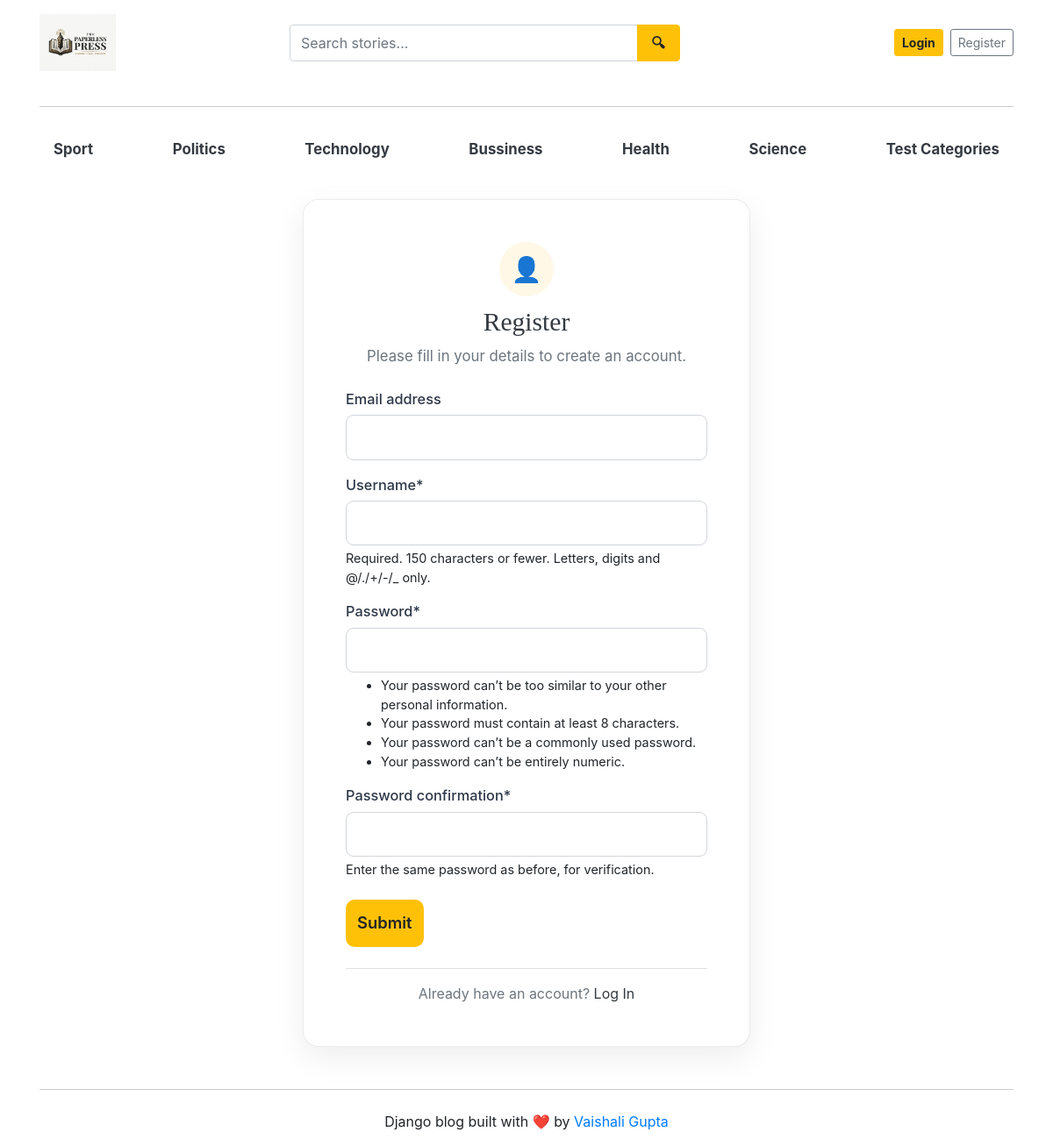
Screenshot of /register/ with the database file from the repository.
### blogs/models.py (models this page shows, shortened)
class Category(models.Model):
    category_name=models.CharField(max_length=50, unique=True)
    created_at = models.DateTimeField(auto_now_add=True)
    updated_at = models.DateTimeField(auto_now=True)
    class Meta :
        verbose_name_plural= 'categories'

### blog_main/views.py (the view)
# urls.py: path('register/', views.register, name='register'),
def register(request):
    if request.method == 'POST':
        form = RegistrationForm(request.POST)
        if form.is_valid():
            form.save()
            return redirect('login')
        else:
            print(form.errors)
    else:
        form = RegistrationForm()
    context={
        'form':form,
    }
    return render(request,'register.html', context)

### blog_main/forms.py
class RegistrationForm(UserCreationForm):
    class Meta:
        model=User
        fields=('email', 'username', 'password1', 'password2')

### blogs/context_processors.py (called while the page is built)
def get_categories(request):
    categories=Category.objects.all()
    return dict(categories=categories)

def get_social_links(request):
    social_links = SocialLink.objects.all()
    about = About.objects.first()  # first entry nikal lega
    return dict(social_links=social_links, about=about)

### templates/register.html (shortened to what this page needs)
{% extends 'base.html' %}
{% load crispy_forms_tags %}
{% block content %}
<div class="container py-4 auth-wrapper">
    <div class="col-12 col-sm-11 col-md-9 col-lg-6" style="max-width: 620px;">
        <div class="card auth-card p-4 p-sm-5">
            <div class="card-body p-0">
                <div class="text-center mb-4">
                    <div class="auth-icon-badge">
                        <span>👤</span>
                    </div>
                    <h2 class="fw-bold mb-2 text-dark">Register</h2>
                    <p class="text-muted subtitle">Please fill in your details to create an account.</p>
                </div>
                <form method="POST" action="{% url 'register' %}">
                    <div class="mb-3">
                        {{ form|crispy }}
                    </div>
                    <div class="d-grid mt-4">
                        <button type="submit" class="btn btn-brand">
                            Submit
                        </button>
                    </div>
                </form>
                <div class="text-center mt-4 pt-3 border-top auth-footer-text">
                    <span class="text-muted">Already have an account?</span>
                    <a href="{% url 'login' %}" class="fw-bold text-decoration-none text-dark ms-1">
                        Log In
                    </a>
                </div>
            </div>
        </div>
    </div>
</div>
{% endblock %}

### templates/base.html (shortened to what this page needs)
{% load static %}
<!DOCTYPE html>
<html lang="en">
<head>
    <link href="https://getbootstrap.com/docs/4.0/dist/css/bootstrap.min.css" rel="stylesheet">
    <link href="{% static 'css/blog.css' %}" rel="stylesheet">
    <link rel="stylesheet" href="https://cdnjs.cloudflare.com/ajax/libs/font-awesome/4.7.0/css/font-awesome.min.css">
</head>
<body>
    <div class="container">
      <header class="blog-header py-3">
        <div class="row align-items-center">
          <div class="col-6 col-md-3">
            <a href="/" class="d-inline-block">
              <img src="{% static 'images/logo.jpeg' %}"
                   alt="The Paperless Press"
                   style="height: 65px; max-width: 100%; object-fit: contain;">
            </a>
          </div>
          <div class="col-6 col-md-4 order-md-3 d-flex justify-content-end align-items-center">
            {% if not user.is_authenticated %}
              <a class="btn btn-sm btn-warning font-weight-bold mr-2 text-nowrap" href="{% url 'login' %}">Login</a>
              <a class="btn btn-sm btn-outline-secondary text-nowrap" href="{% url 'register' %}">Register</a>
            {% else %}
              <a class="btn btn-sm btn-warning font-weight-bold mr-2 text-nowrap" href="{% url 'dashboard' %}">Dashboard</a>
              <a class="btn btn-sm btn-warning font-weight-bold text-nowrap" href="{% url 'logout' %}">Logout</a>
            {% endif %}
          </div>
          <div class="col-12 col-md-5 order-md-2 mt-3 mt-md-0">
            <form action="{% url 'search' %}" method="GET" class="m-0">
              <div class="input-group">
                <input type="text"
                       class="form-control"
                       name="keyword"
                       value="{{ keyword }}"
                       placeholder="Search stories..."
                       style="height: 42px; border-radius: 4px 0 0 4px; border: 1.5px solid #ced4da;">
                <div class="input-group-append">
                  <button class="btn btn-warning"
                          type="submit"
                          style="height: 42px; padding: 0 16px; border-radius: 0 4px 4px 0; font-weight: 600;">
                    🔍︎
                  </button>
                </div>
              </div>
            </form>
          </div>
        </div>
      </header>
      <hr class="my-4" style="border-top: 1px solid #cccccc;">
      <div class="nav-scroller py-1 mb-2">
        <nav class="nav d-flex justify-content-between">
          {% for cat in categories %}
          <a class="px-3 py-2 text-dark font-weight-bold"
            href="{% url 'posts_by_category' cat.id %}"
            style="font-size: 1.05rem; border-radius: 8px; text-decoration: none; transition: background 0.2s ease;"
            onmouseover="this.style.backgroundColor='#e9ecef';"
            onmouseout="this.style.backgroundColor='transparent';">
               {{cat.category_name}}
          </a>
          {% endfor %}
        </nav>
      </div>
{% block content %}
{% endblock %}
<hr class="my-4" style="border-top: 1px solid #cccccc;">
<footer class="blog-footer text-center">
  <p>Django blog built with ❤️ by <a href="#">Vaishali Gupta</a></p>
</footer>
</body>
</html>

### blog_main/static/css/blog.css (style rules this page uses)
h1, h2, h3, h4, h5, h6 { font-family: "Playfair Display", Georgia, "Times New Roman", serif; }

### templates/register.html (style rules this page uses)
.auth-wrapper { min-height: 80vh; display: flex; align-items: center; justify-content: center; }
.auth-card { border-radius: 18px; border: 1px solid rgba(0, 0, 0, 0.08); background: #ffffff; box-shadow: 0 12px 36px rgba(0, 0, 0, 0.07); }
.auth-icon-badge { width: 62px; height: 62px; border-radius: 50%; background: #fff8e6; color: #ffc107; display: inline-flex; align-items: center; justify-content: center; font-size: 28px; margin-bottom: 12px; }
.auth-card h2 { font-size: 1.85rem; }
.auth-card .subtitle { font-size: 1.05rem; }
.auth-card label { font-size: 1.02rem; font-weight: 500; margin-bottom: 6px; color: #2d3748; }
.auth-card input.form-control, .auth-card select.form-select { font-size: 1.05rem; padding: 12px 16px; border-radius: 9px; border: 1px solid #d1d5db; }
.auth-card .form-text, .auth-card .help-block { font-size: 0.9rem; }
.btn-brand { background-color: #ffc107; border: none; color: #212529; font-size: 1.15rem; font-weight: 600; padding: 13px; border-radius: 10px; transition: all 0.3s ease; }
.auth-footer-text { font-size: 1rem; }

### rows the page displays
Category: category_name "Sport"
Category: category_name "Politics"
Category: category_name "Technology"
Category: category_name "Bussiness"
Category: category_name "Health"
Category: category_name "Science"
Category: category_name "Test Categories"
